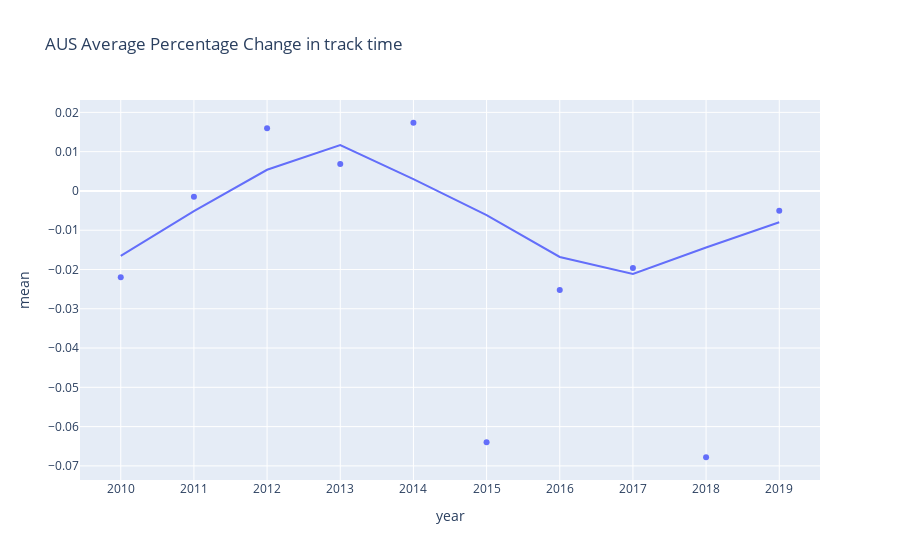

Notebook source saved alongside this figure:
### Markdown cell above
from the scatter plot we can see that the most improvement has been made on the high downforce tracks with the Monoco time improving by 4.7 seconds and the effects of the improvement of downforce can also be seen in the Australian Grand Prix.

### Code cell
tech_pct_scatterPlot(tech_data['f1_pct_change'])

### Figure 1 — Plotly figure (JSON) as saved in the notebook; plotly's stock layout.template omitted (floating-point values rounded to 4 significant figures)
{"data": [{"hovertemplate": "year=%{x}<br>mean=%{y}<extra></extra>", "legendgroup": "", "marker": {"color": "#636efa", "symbol": "circle"}, "mode": "markers", "name": "", "orientation": "v", "showlegend": false, "type": "scatter", "x": ["2010", "2011", "2012", "2013", "2014", "2015", "2016", "2017", "2018", "2019"], "xaxis": "x", "y": [-0.02196, -0.001495, 0.01596, 0.006836, 0.01736, -0.06399, -0.02521, -0.01963, -0.0678, -0.005024], "yaxis": "y"}, {"hovertemplate": "<b>LOWESS trendline</b><br><br>year=%{x}<br>mean=%{y} <b>(trend)</b><extra></extra>", "legendgroup": "", "marker": {"color": "#636efa", "symbol": "circle"}, "mode": "lines", "name": "", "showlegend": false, "type": "scatter", "x": ["2010", "2011", "2012", "2013", "2014", "2015", "2016", "2017", "2018", "2019"], "xaxis": "x", "y": [-0.01655, -0.005152, 0.005391, 0.01165, 0.002989, -0.00615, -0.01681, -0.02116, -0.0144, -0.007955], "yaxis": "y"}], "layout": {"autosize": true, "legend": {"tracegroupgap": 0}, "title": {"text": "AUS Average Percentage Change in track time"}, "xaxis": {"anchor": "y", "autorange": true, "domain": [0, 1], "range": [-0.5518, 9.552], "title": {"text": "year"}, "type": "category"}, "yaxis": {"anchor": "x", "autorange": true, "domain": [0, 1], "range": [-0.07483, 0.02439], "title": {"text": "mean"}, "type": "linear"}}}
